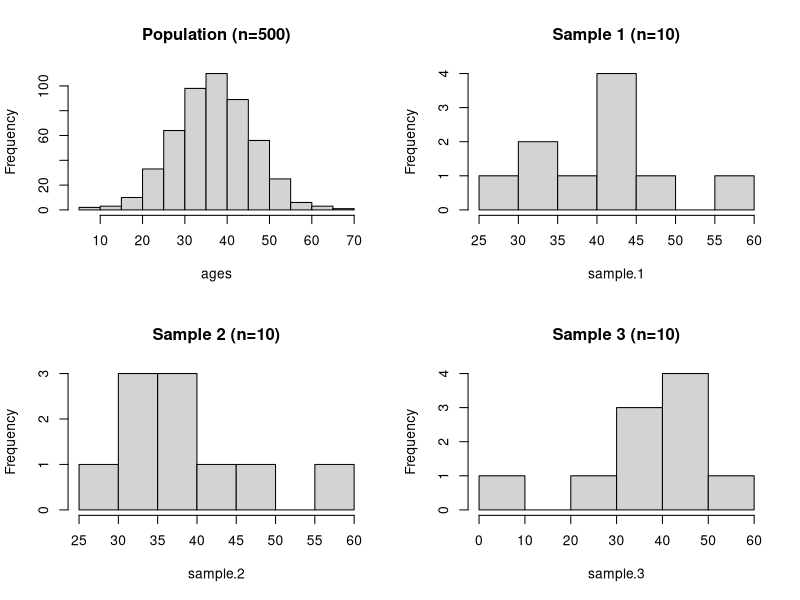
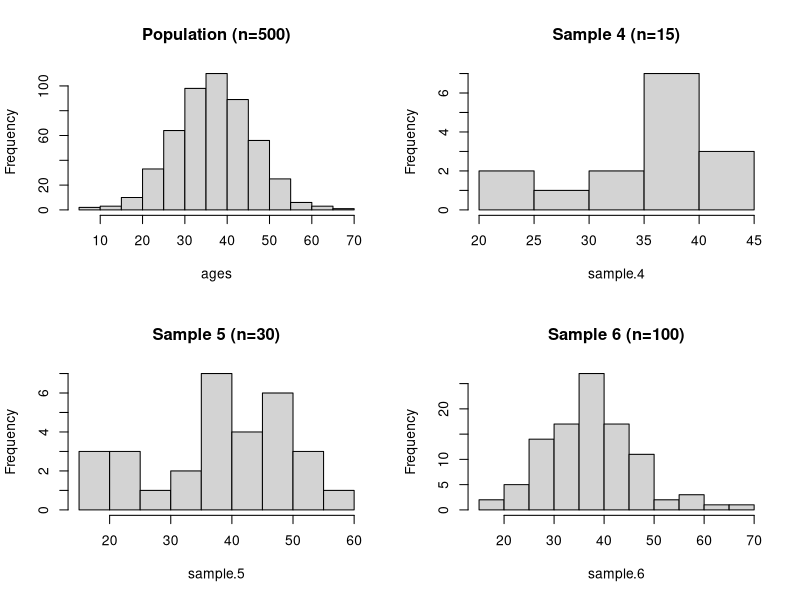
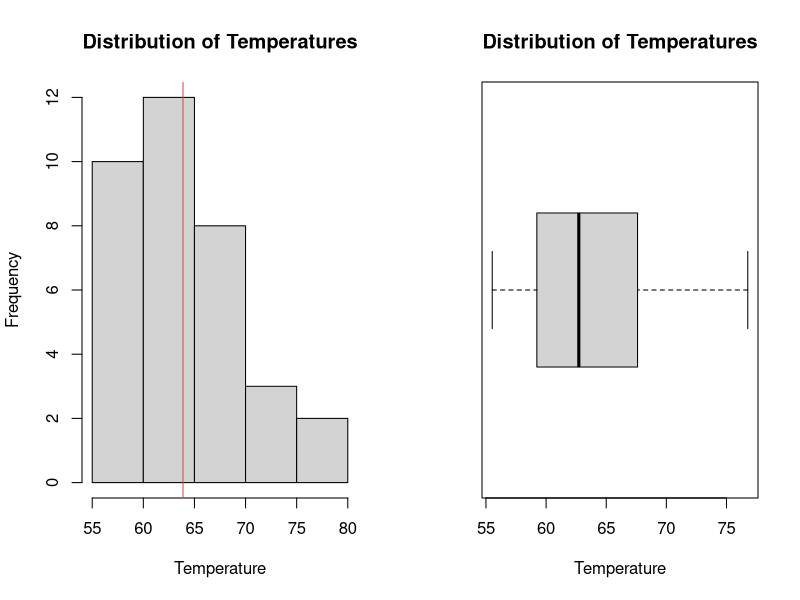
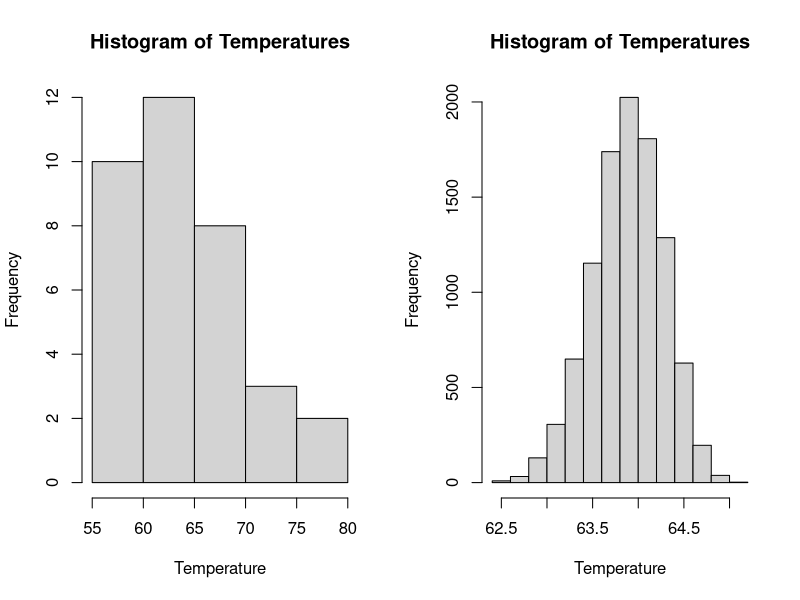

R code for these plots, in order:
####
# Samples
####

# Generate a set of random data points.
ages <- rnorm(500, 36, 8.7)

# Take three samples of n=10 ages.
sample.1 <- sample(ages, 10)
sample.2 <- sample(ages, 10)
sample.3 <- sample(ages, 10)

# Plot the population and the three samples.
par(mfrow=c(2, 2))
hist(ages, main="Population (n=500)")
hist(sample.1, main="Sample 1 (n=10)")
hist(sample.2, main="Sample 2 (n=10)")
hist(sample.3, main="Sample 3 (n=10)")

# Compare the population and sample means and standard deviations.
print(c(mean(ages), mean(sample.1), mean(sample.2), mean(sample.3)))
print(c(sd(ages), sd(sample.1), sd(sample.2), sd(sample.3)))

# Take three samples of n=15, n=30, n=100.
sample.4 <- sample(ages, 15)
sample.5 <- sample(ages, 30)
sample.6 <- sample(ages, 100)

# Plot the population and the three samples.
par(mfrow=c(2, 2))
hist(ages, main="Population (n=500)")
hist(sample.4, main="Sample 4 (n=15)")
hist(sample.5, main="Sample 5 (n=30)")
hist(sample.6, main="Sample 6 (n=100)")

# Compare the population and samples means and standard deviations.
print(c(mean(ages), mean(sample.4), mean(sample.5), mean(sample.6)))
print(c(sd(ages), sd(sample.4), sd(sample.5), sd(sample.6)))

####
# Sampling
####

# Record the data.
temps <- c(59.39,62.31,76.77,62.72,68.92,55.52,68.25,58.04,62.95,58.35,58.47,
           63.88,60.61,60.87,58.31,63.38,70.54,62.23,62.4,56.5,76.01,67.47,73.52,
           65.7,66.93,68.18,56.74,66.98,64.87,67.74,56.96,59.07,73.13,62.01,60.08)

# Produce graphical summaries.
par(mfrow=c(1, 2))
hist(temps, main="Distribution of Temperatures", xlab="Temperature")
abline(v=mean(temps), col="tomato3")
boxplot(temps, horizontal=TRUE, main="Distribution of Temperatures", xlab="Temperature")

# View numerical summaries.
summary(temps)
sd(temps)

# Take 10,000 samples of size n=1 from the temperature data.
outcomes <- numeric(10000)
for (i in 1:10000) outcomes[i] <- sample(temps, 1)

# Compare the mean of this sampling with the mean of the original data.
cat(mean(temps), mean(outcomes))
cat(sd(temps), sd(outcomes))

# Take 10,000 samples of size n=30 from the temperature data.
outcomes <- numeric(10000)
for (i in 1:10000) outcomes[i] <- mean(sample(temps, 30))

# Compare the mean of this sampling with the mean of the original data.
cat(mean(temps), mean(outcomes))
cat(sd(temps), sd(outcomes))

# Compare the variability of the original data and sampling data.
par(mfrow=c(1, 2))
hist(temps, main="Histogram of Temperatures", xlab="Temperature")
hist(outcomes, main="Histogram of Temperatures", xlab="Temperature")
